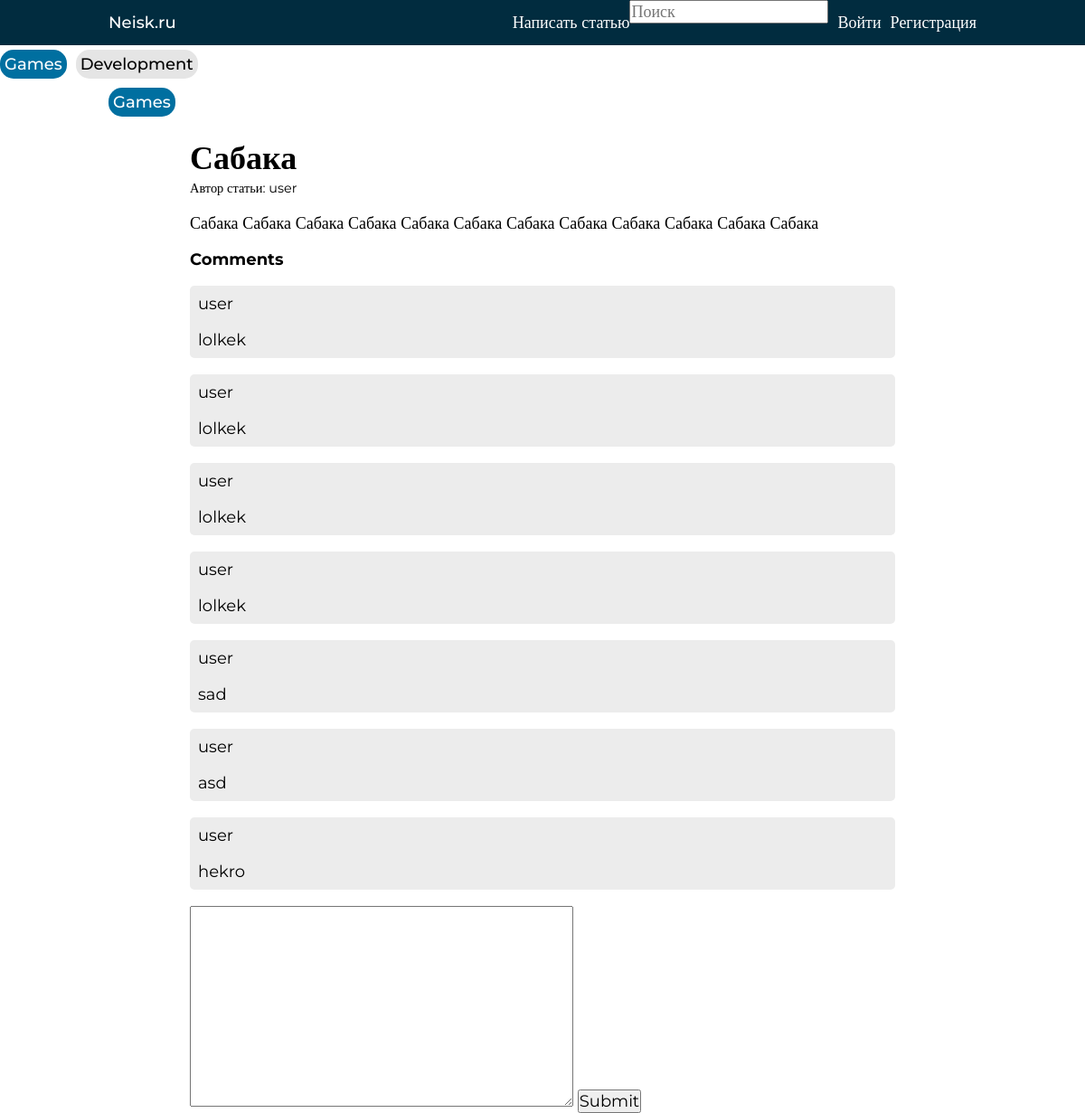
The app's page /post/1/ with its own data.
### blog/models.py (models this page shows, shortened)
class Post(models.Model):
    author = models.ForeignKey(User, on_delete=models.CASCADE)
    pub_date = models.DateField(auto_now_add=True)
    title = models.CharField(max_length=80)
    text = RichTextField(null=True, blank=True)
    category = models.ForeignKey(Category, on_delete=models.CASCADE)
    likes = models.ManyToManyField(User, related_name='likes')

class Category(models.Model):
    name = models.CharField(max_length=15)
    class Meta:
        verbose_name = 'Category'
        verbose_name_plural = 'Categories'
    def __str__(self) -> str:
        return self.name

class Comment(models.Model):
    text = models.TextField()
    author = models.ForeignKey(User, on_delete=models.DO_NOTHING, related_name='comments')
    post = models.ForeignKey(Post, on_delete=models.DO_NOTHING, related_name='comments')

### blog/views.py (the view)
# urls.py: path('post/<int:pk>/', views.post_view, name='post'),
def post_view(request, pk):
    post = get_object_or_404(Post, pk=pk)
    context = {
        'form': CommentForm(),
        'post': post
    }
    return render(request, 'post.html', context)

### blog/forms.py
class CommentForm(forms.ModelForm):
    class Meta:
        model = Comment
        fields = ('text',)

### blog/templates/post.html (shortened to what this page needs)
{% extends '_base.html' %}
{% block content %}
<div class='categories'>
    <div class="pill active"><a>{{ post.category }}</a></div>
</div>
<div class="container post">
    <div class="post-title">
        <h1>{{ post.title }}</h1>
        <span>Автор статьи: <a>{{ post.author }}</a></span>
    </div>
    <div class="post-content">
        <p>{{ post.text|safe|linebreaks }}</p>
    </div>
    <div class="comments">
        {% if post.comments.count != 0 %}
        <h2>Comments</h2>
        {% for comment in post.comments.all %}
        <div class="comment">
            <span>{{ comment.author }}</span>
            <span>{{ comment.text }}</span>
        </div>
        {% endfor %}
        {% endif %}
        <form method="POST" action="{% url 'create_comment' post.id %}">
            {{ form.text }}
            <input type="submit">
        </form>
    </div>
</div>
{% endblock content %}

### static/css/style.css (style rules this page uses)
body { background-color: white; }
a { text-decoration: none; outline: none; color: black; }
* { font-family: Montserrat; margin: 0; padding: 0; font-size: 18px; transition: .5s ease-in-out; }
.container { max-width: 960px; margin: 0 auto; }
.categories { display: flex; }
.pill { min-width: 60px; width: min-content; margin: 5px 10px 5px 0px; justify-content: center; font-size: 12px; font-weight: 500; border-radius: 15px; text-align: center; padding: 5px; color: black; background-color: #e5e5e5; text-decoration: none; }
.pill.active { background-color: #006FA0; }
.pill.active * { color: white }
.post-title { padding-top: 1em; }
.post-title h1 { font-size: 2rem; }
.post-title * { font-size: 0.8rem; }
.post-content { padding: 1em 0; }
.container.post { max-width: 780px; }
.comment { background-color: #C0C0C04D; margin: 1em 0; border-radius: 5px; }
.comment span { display: block; padding: 0.5em; }

### records on screen
Post: category "Games", title "Сабака", author "user", text "Сабака Сабака Сабака Сабака Сабака Сабака Сабака Сабака Сабака Сабака Сабака Сабака"
Comment: author "user", text "lolkek"
Comment: author "user", text "lolkek"
Comment: author "user", text "lolkek"
Comment: author "user", text "lolkek"
Comment: author "user", text "sad"
Comment: author "user", text "asd"
Comment: author "user", text "hekro"
